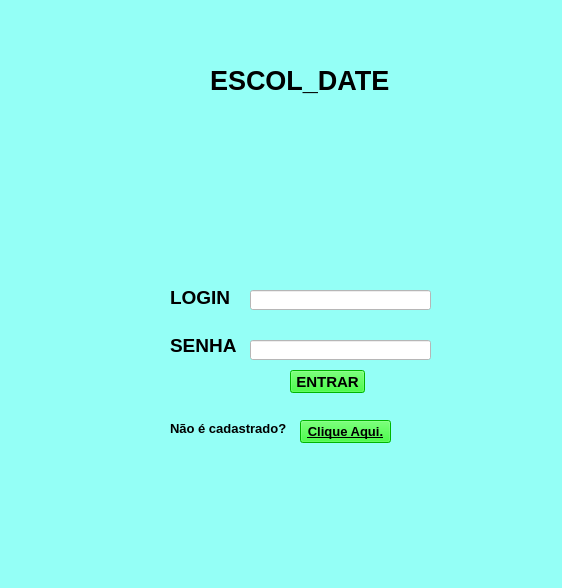
<?xml version="1.0" encoding="UTF-8"?>
<ui version="4.0">
 <class>MainWindow</class>
 <widget class="QMainWindow" name="MainWindow">
  <property name="geometry">
   <rect>
    <x>0</x>
    <y>0</y>
    <width>562</width>
    <height>588</height>
   </rect>
  </property>
  <property name="windowTitle">
   <string>MainWindow</string>
  </property>
  <property name="styleSheet">
   <string notr="true">background-color: rgb(55, 255, 242);
background-color: rgb(148, 255, 246);</string>
  </property>
  <widget class="QWidget" name="centralwidget">
   <widget class="QLabel" name="label">
    <property name="geometry">
     <rect>
      <x>210</x>
      <y>50</y>
      <width>391</width>
      <height>61</height>
     </rect>
    </property>
    <property name="font">
     <font>
      <pointsize>20</pointsize>
      <weight>75</weight>
      <bold>true</bold>
      <underline>false</underline>
      <strikeout>false</strikeout>
     </font>
    </property>
    <property name="text">
     <string>ESCOL_DATE</string>
    </property>
   </widget>
   <widget class="QLabel" name="label_2">
    <property name="geometry">
     <rect>
      <x>170</x>
      <y>282</y>
      <width>71</width>
      <height>31</height>
     </rect>
    </property>
    <property name="font">
     <font>
      <pointsize>14</pointsize>
      <weight>75</weight>
      <bold>true</bold>
     </font>
    </property>
    <property name="text">
     <string>LOGIN</string>
    </property>
   </widget>
   <widget class="QLabel" name="label_3">
    <property name="geometry">
     <rect>
      <x>170</x>
      <y>330</y>
      <width>71</width>
      <height>31</height>
     </rect>
    </property>
    <property name="font">
     <font>
      <pointsize>14</pointsize>
      <weight>75</weight>
      <bold>true</bold>
     </font>
    </property>
    <property name="text">
     <string>SENHA</string>
    </property>
   </widget>
   <widget class="QLabel" name="label_4">
    <property name="geometry">
     <rect>
      <x>170</x>
      <y>420</y>
      <width>131</width>
      <height>16</height>
     </rect>
    </property>
    <property name="font">
     <font>
      <pointsize>10</pointsize>
      <weight>75</weight>
      <bold>true</bold>
     </font>
    </property>
    <property name="text">
     <string>Não é cadastrado?</string>
    </property>
   </widget>
   <widget class="QLineEdit" name="lineEdit">
    <property name="geometry">
     <rect>
      <x>250</x>
      <y>290</y>
      <width>181</width>
      <height>20</height>
     </rect>
    </property>
    <property name="styleSheet">
     <string notr="true">background-color: rgb(255, 255, 255);</string>
    </property>
   </widget>
   <widget class="QLineEdit" name="lineEdit_2">
    <property name="geometry">
     <rect>
      <x>250</x>
      <y>340</y>
      <width>181</width>
      <height>20</height>
     </rect>
    </property>
    <property name="styleSheet">
     <string notr="true">background-color: rgb(255, 255, 255);</string>
    </property>
   </widget>
   <widget class="QPushButton" name="pushButton">
    <property name="geometry">
     <rect>
      <x>290</x>
      <y>370</y>
      <width>75</width>
      <height>23</height>
     </rect>
    </property>
    <property name="font">
     <font>
      <pointsize>11</pointsize>
      <weight>75</weight>
      <bold>true</bold>
     </font>
    </property>
    <property name="styleSheet">
     <string notr="true">background-color: rgb(0, 255, 0);</string>
    </property>
    <property name="text">
     <string>ENTRAR</string>
    </property>
   </widget>
   <widget class="QPushButton" name="pushButton_2">
    <property name="geometry">
     <rect>
      <x>300</x>
      <y>420</y>
      <width>91</width>
      <height>23</height>
     </rect>
    </property>
    <property name="font">
     <font>
      <pointsize>10</pointsize>
      <weight>75</weight>
      <bold>true</bold>
      <underline>true</underline>
      <kerning>true</kerning>
     </font>
    </property>
    <property name="styleSheet">
     <string notr="true">background-color: rgb(0, 255, 0);</string>
    </property>
    <property name="text">
     <string>Clique Aqui.</string>
    </property>
   </widget>
  </widget>
  <widget class="QStatusBar" name="statusbar"/>
  <widget class="QMenuBar" name="menubar">
   <property name="geometry">
    <rect>
     <x>0</x>
     <y>0</y>
     <width>562</width>
     <height>21</height>
    </rect>
   </property>
  </widget>
 </widget>
 <resources/>
 <connections/>
</ui>
